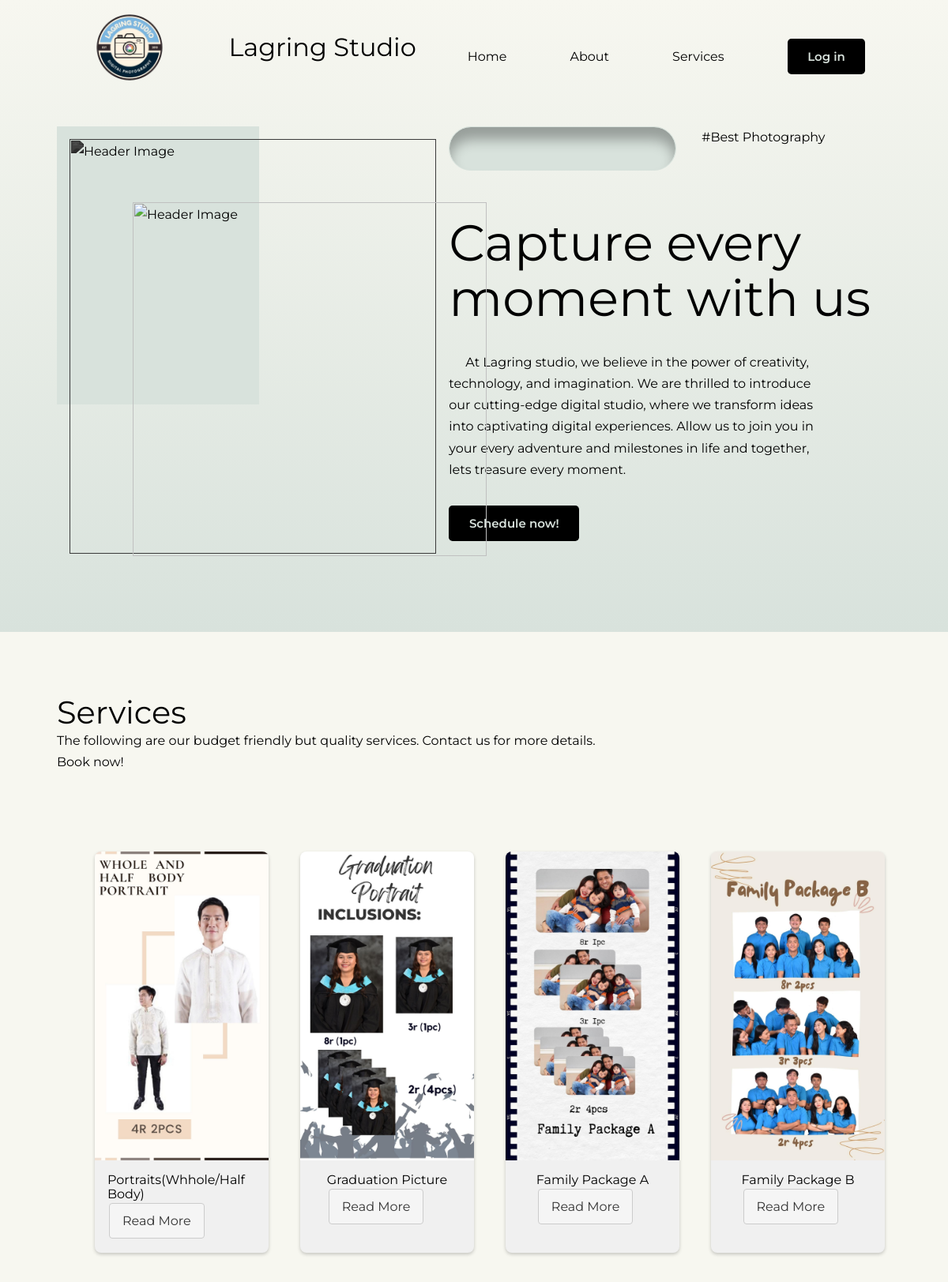
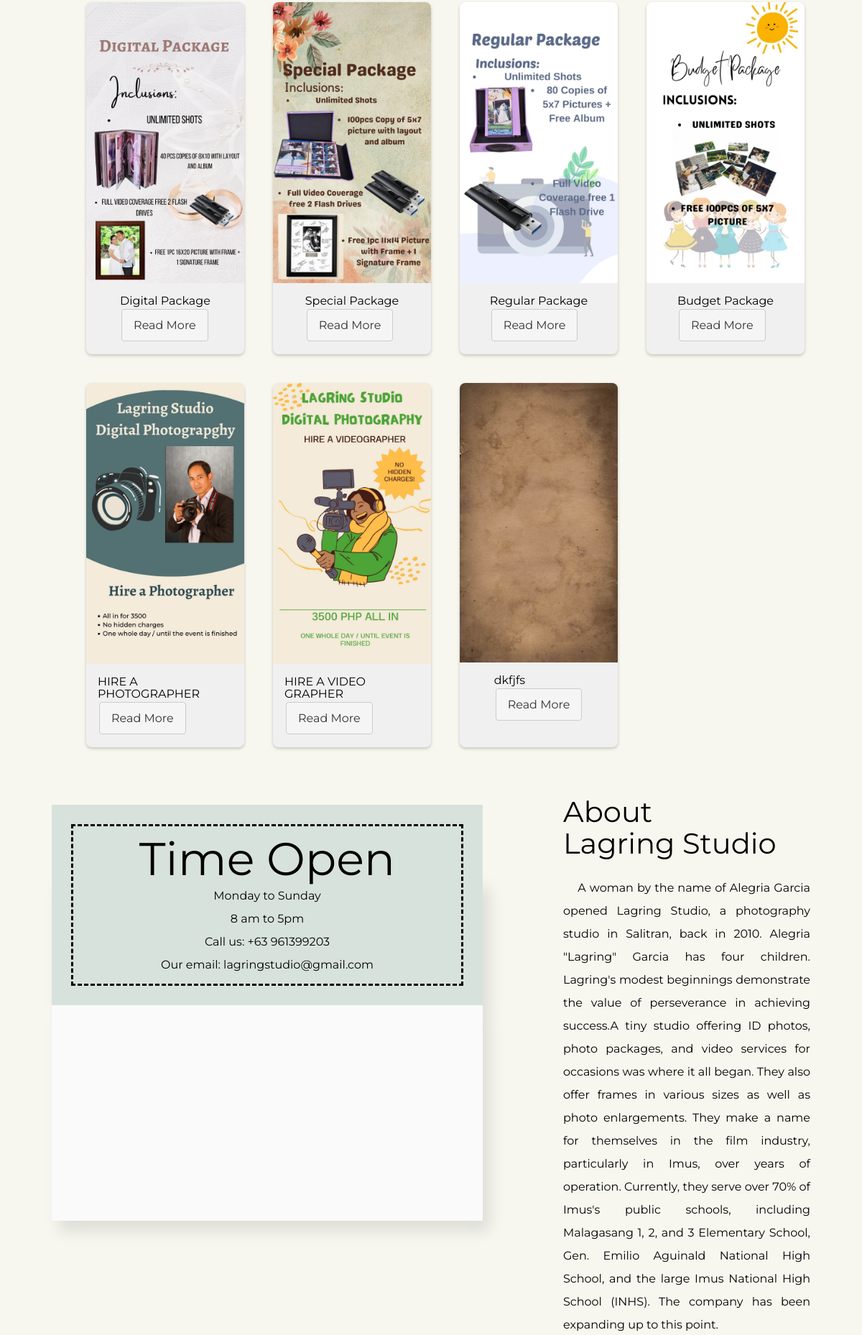
The page / (upper part) on the database its author committed (2 pictures, top to bottom).
### tables this page shows
CREATE TABLE IF NOT EXISTS `website` (
  `website_content_id` int NOT NULL AUTO_INCREMENT,
  `heading_title` varchar(200) NOT NULL,
  `heading_paragraph` varchar(500) NOT NULL,
  `contact` bigint NOT NULL,
  `email` varchar(100) NOT NULL,
  `services_paragraph` varchar(200) NOT NULL,
  `about_paragraph` varchar(1000) NOT NULL,
  `heading_image` varchar(100) NOT NULL,
  PRIMARY KEY (`website_content_id`)
);

CREATE TABLE IF NOT EXISTS `services` (
  `service_id` int NOT NULL AUTO_INCREMENT,
  `service_name` varchar(250) NOT NULL,
  `service_image` varchar(255) NOT NULL,
  `service_description` varchar(500) NOT NULL,
  `service_type` varchar(200) NOT NULL,
  `service_price` int DEFAULT NULL,
  `service_date_added` datetime NOT NULL DEFAULT CURRENT_TIMESTAMP,
  `archived_flag` int NOT NULL DEFAULT '1',
  PRIMARY KEY (`service_id`)
);

### index.php (the view, shortened to what this page needs)
<?php
require_once './database.php';
?>
<DOCTYPE html>
<html lang="en">
<head>
    <link rel="stylesheet" href="https://unicons.iconscout.com/release/v4.0.0/css/line.css">
    <link rel="stylesheet" href="https://cdn.jsdelivr.net/npm/swiper@11/swiper-bundle.min.css" />
    <link rel="stylesheet" href="assets/global/css/table.css" />
    <link rel="stylesheet" href="assets/global/css/global.css" />
    <link rel="stylesheet" href="assets/css/style.css">
    <link rel="stylesheet" href="assets/css/login.css" />
</head>
<body>
    <nav>
    <div class="container nav__container">
        <a href="index.html" class="nav__logo"><img src="assets/images/logo.png" alt="Nav Logo"></a>
        <span class="nav__title">Lagring Studio</span>
        <ul class="nav__links">
            <li><a href="#">Home</a></li>
            <li><a href="#about">About</a></li>
            <li><a href="#services">Services</a></li>
            <li><a href="#" class="modal-trigger" data-modal-id="login_pop_up">Log in</a>
            <?php include 'login_pop_up.php';?>  </li>
        </ul>
    </div>
    </nav>
            <?php
            $sql = "SELECT heading_title, heading_paragraph, services_paragraph, contact, email, about_paragraph FROM website";
            $result = $connection->query($sql);
            if ($result->num_rows > 0) {
                $row = $result->fetch_assoc();
                $headingTitle = $row['heading_title'];
                $headingParagraph = $row['heading_paragraph'];
                $servicesParagraph = $row['services_paragraph'];
                $contact=$row['contact'];
                $email=$row['email'];
                $aboutParagraph = $row['about_paragraph'];
            }
            ?>
    <header>
        <div class="container header__container">
            <div class="header__left">
                <div class="header__image-lg">
                </div>
                <div class="header__image-sm">
                    <img src="assets/images/samplepic.JPG" alt="Header Image">
                </div>
            </div>
            <div class="header__right">
                <div class="header__head">
                    <div class="empty header__empty"></div>
                    <a class="header__tag">#Best Photography</a>
                </div>
                <h1><?php echo $headingTitle;?></h1>
                <p>
                &nbsp;&nbsp;&nbsp;&nbsp;<?php echo $headingParagraph; ?>
                </p>
                <a href="#" class="modal-trigger" data-modal-id="login_pop_up">Schedule now!</button>
                <?php include ('login_pop_up.php');?>
        </div>
    </header>
<section id="services">
    <div class="container services__container">
        <h2 class="services__title">Services</h2>
        <div class="services__head">
            <p><?php echo $servicesParagraph; ?></p>
        </div>
    </div>
</section>
                <?php
                $sql = mysqli_query($connection, "SELECT * FROM services WHERE archived_flag = 1") or die(mysqli_error($connection));
                ?>
                <div class="card__container justify-content-left">
                    <?php
                    while ($row = mysqli_fetch_array($sql)) {
                    ?>
                        <div class="card__index justify-content-right">
                            <img src="assets/global/services_images/<?php echo $row['service_image']; ?>" alt="">
                            <div class="__content p-3">
                                <h3><?php echo $row['service_name']; ?></h3>
                                <a href="#" class="Btn read-more-link" onclick="return openDescriptionModal('<?php echo htmlentities($row['service_description'], ENT_QUOTES, 'UTF-8'); ?>', 'assets/global/services_images/<?php echo $row['service_image']; ?>')">Read More</a>
                            </div>
                        </div>
                    <?php } ?>
                </div>
                <?php include ('login_pop_up.php');?>
<section id="about">
    <div class="container about__container">
        <div class="about__left">
            <div class="containerb">
                <div class="container-time">
                    <h1 class="heading-days">Time Open</h1>
                    <ul>
                       <p>Monday to Sunday</p>
                       <p>8 am to 5pm</p>
                       <p>Call us: +63 <?php echo $contact;?></p>
                       <p>Our email: <?php echo $email;?></p>
                    </ul>
                </div>
            </div>
    <div class="containerb">
        <iframe src="https://www.google.com/maps/embed?pb=!1m18!1m12!1m3!1d2654.7303200169486!2d120.92621845472506!3d14.406017358398358!2m3!1f0!2f0!3f0!3m2!1i1024!2i768!4f13.1!3m3!1m2!1s0x3397d31beb517457%3A0x3cdd7410c1154b0e!2sLagring%20Photo%20%26%20Video%20Shop!5e0!3m2!1sen!2sph!4v1702211540660!5m2!1sen!2sph" width="600" height="300" style="border:0;" allowfullscreen="" loading="lazy"></iframe>
    </div>
    </div>
    <div class="about__right">
        <h2 class="about__title">About <br/> Lagring Studio</h2>
        <p>&nbsp;&nbsp;&nbsp;&nbsp;<?php echo $aboutParagraph; ?></p>
    </div>
    </div>
</section>
</body>
</html>

### assets/global/css/global.css (style rules this page uses)
.p-3 { padding: 1rem; }
.btn { display: inline-block; padding: 0.5em 1em; margin: 2px 2px 2px 2px; border: 1px solid #ccc; border-radius: 4px; background-color: #f5f5f5; color: #333; font-size: 16px; text-align: center; text-decoration: none; cursor: pointer; transition: background-color 0.3s ease; }
.modal-trigger { background: linear-gradient( 135deg, var(--color-primary-variant), var(--color-primary) ); font-size: 15px; color: var(--color-bg-1); margin-top: 2rem; display: inline-block; padding: 0.6rem 1.6rem; font-weight: 600; border-radius: 0.3rem; cursor: pointer; }
* { margin: 0; padding: 0; box-sizing: border-box; }
.justify-content-left { display: flex; justify-content: left !important; }
.justify-content-right { display: flex; justify-content: right !important; }

### assets/css/style.css (style rules this page uses)
:root { --color-primary: #000; --color-primary: #000; --color-primary-variant: #000; --color-bg-1:#D8E2DC; --color-bg-2:#D8E2DC; --color-bg-3:#F7F7F0; --color-bg-4:#D8E2DC; --color-bg-5:#216c9e; --color-light: #000; --color-white:hsl(0, 0%, 0%); --container-witdh-lg:88%; --container-witdh-md: 92%; --transition: all 400ms ease; }
* { margin:0; padding: 0; border: 0; outline:0; list-style: none; text-decoration: none; box-sizing: border-box; }
html { scroll-behavior: smooth; }
body { font-family: 'Montserrat'; background: var(--color-bg-3); color: var(--color-light); line-height: 1.7; }
h1, h2, h3 { line-height: 1.1; font-weight: 400; }
h1 { font-size:4rem; color: var(--color-white); }
h2 { font-size: 2.5rem; }
h3 { font-size: 1rem; }
a { color: var(--color-light); transition: var(--transition); }
.container { width: var(--container-witdh-lg); margin: 0 auto; max-width: 2600px; }
img { display:block; object-fit: cover; width: 100%; }
nav { height: 6rem; width: 100vw; display: grid; place-items: center; position: fixed; top: 0; left: 0; z-index: 99; }
.nav__container { height: 100%; display: flex; justify-content: space-around; align-items: center; }
.nav__logo { width: 7.5rem; }
.nav__title { font-size: 2rem; }
.nav__links { margin-top: 2rem; display: inline-flex; gap: 5rem; }
.nav__links .modal-trigger { display: inline-flex; gap: 5rem; margin-top: -30px; }
header { max-width: 100vw; height: 100vh; position: relative; top: 0; background: linear-gradient(var(--color-bg-3), var(--color-bg-1)); overflow: hidden; }
.header__container { display: grid; grid-template-columns: 43% 53%; gap: 4%; margin-top: 10rem; position: relative; }
.header__image-lg { width: 29rem; position: relative; top: 1rem; left: 1rem; filter: saturate(0) brightness(0.3); transition: var(--transition); }
.header__image-sm { width: 28rem; height: 28rem; overflow: hidden; position: absolute; left: 6rem; top: 6rem; transition: var(--transition); }
.containerb { background-color: #fafafa; max-width: 600px; margin: 0px auto; box-shadow: 10px 15px 20px rgba(0, 0, 0, .1); display: flex; flex-direction: column; line-height: 2; }
.container-time { background-color: var(--color-bg-4); width: 100%; padding: 40px 120px; outline: 3px dashed var(--color-primary-variant); outline-offset: -30px; text-align: center; margin-top: -100px; }
.header__head { display: flex; gap: 2rem; align-items: flex-start; }
.empty { height: 3.5rem; width: 18rem; background: var(--color-bg-2); border-radius: calc(3.5rem / 2); margin-bottom: 3.5rem; box-shadow: inset 0 1rem 1rem rgba(0,0,0,0.3); border: 1px solid var(--color-bg-4); }
.header__tag { color: var(--color-primary-variant); }
.header__right p { margin-top: 2rem; width: 85%; }
#about { margin-top: 10rem; }
.about__container { display: grid; grid-template-columns: 1fr 1fr; gap: 2rem; position: relative; }
.about__title { position: absolute; top: -7rem; z-index: 1; }
.about__right { margin-left: 5rem; }
.about__right p { margin: 0 4rem 1.5rem 3rem 0; text-align: justify; line-height: 2; }
#services { margin-top: 5rem; margin-bottom: 5rem; }
.services__container { position: relative; }
.services__head { display: grid; grid-template-columns: auto 10rem; justify-content: space-between; align-items: center; }
.services__head > p { width: 45rem; }
.card__container { display: flex; justify-content: center; flex-wrap: wrap; margin: 10px 15px 15px 100px; }
.card__index { width: 220px; background-color: #f0f0f0; border-radius: 8px; overflow: hidden; box-shadow: 0px 2px 4px rgba(0, 0, 0, 0.2); margin: 20px; display: flex; flex-direction: column; justify-content: none; align-items: center; }
.card__index img { width: 100%; height: auto; }

### rows shown on the page
website: heading_title "Capture every moment with us", heading_paragraph "At Lagring studio, we believe in the power of creativity, technology, and imagination. We are thrilled to introduce our cutting-edge digital studio, where we transform ideas into captivating digital experiences. Allow us to join you in your every adventure and milestones in life and together, lets treasure every moment.", services_paragraph "The following are our budget friendly but quality services. Contact us for more details. Book now!", contact "961399203", email "lagringstudio@gmail.com", about_paragraph "A woman by the name of Alegria Garcia opened Lagring Studio, a photography studio in Salitran, back in 2010. Alegria \"Lagring\" Garcia has four children. Lagring's modest beginnings demonstrate the value of perseverance in achieving success.A tiny studio offering ID photos, photo packages, and video services for occasions was where it all began. They also offer frames in various sizes as well as photo enlargements. They make a name for themselves in the film industry, particularly in Imus, over years of operation. Currently, they serve over 70% of Imus's public schools, including Malagasang 1, 2, and 3 Elementary School, Gen. Emilio Aguinald National High School, and the large Imus National…"
services: service_image (picture), service_name "Portraits(Whhole/Half Body)"
services: service_image (picture), service_name "Graduation Picture"
services: service_image (picture), service_name "Family Package A"
services: service_image (picture), service_name "Family Package B"
services: service_image (picture), service_name "Digital Package"
services: service_image (picture), service_name "Special Package"
services: service_image (picture), service_name "Regular Package"
services: service_image (picture), service_name "Budget Package"
services: service_image (picture), service_name "HIRE A PHOTOGRAPHER"
services: service_image (picture), service_name "HIRE A VIDEO GRAPHER"
services: service_image (picture), service_name "dkfjfs"
